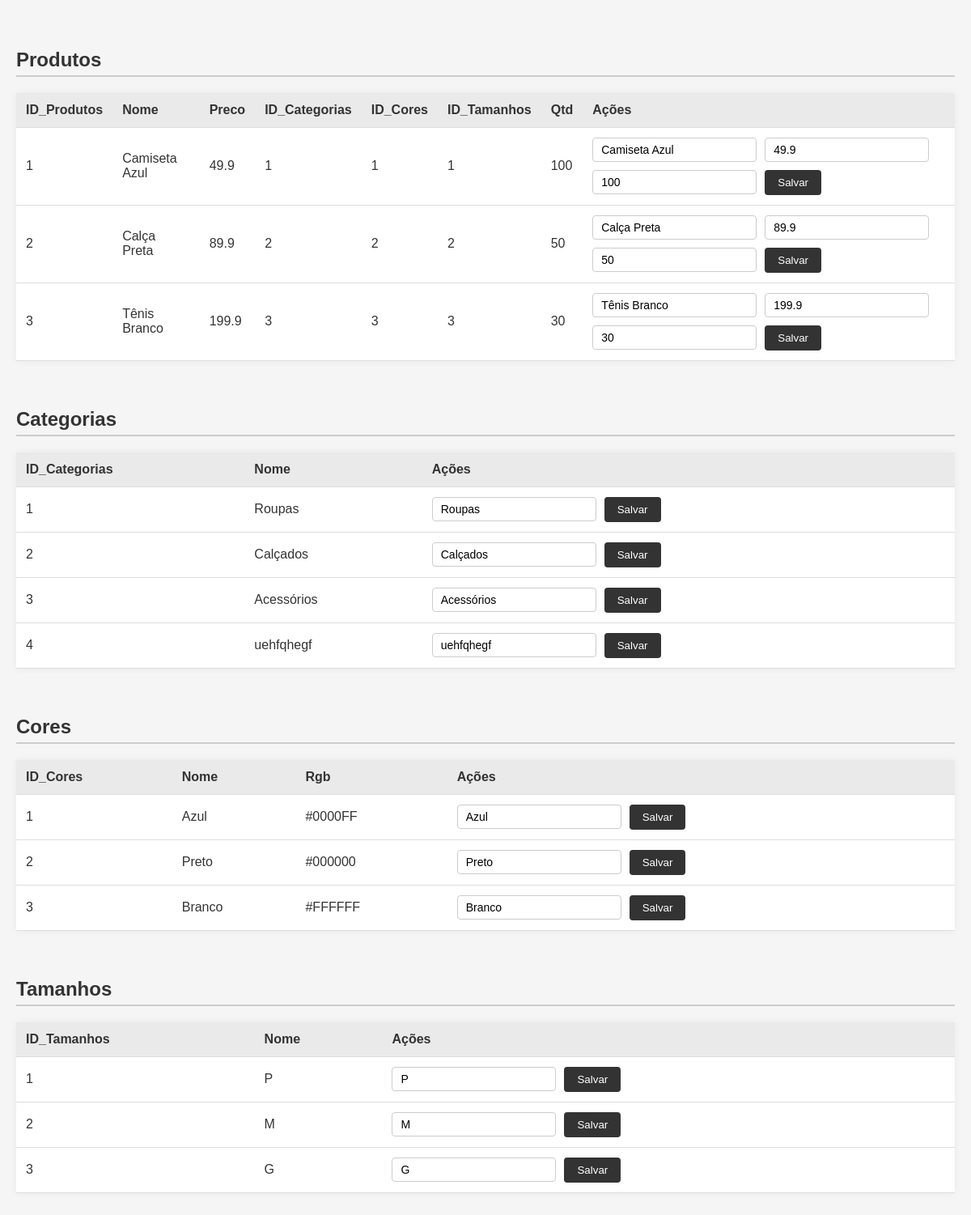
/public/estoque/editarProduto.php, run on an earlier commit of the app's database.
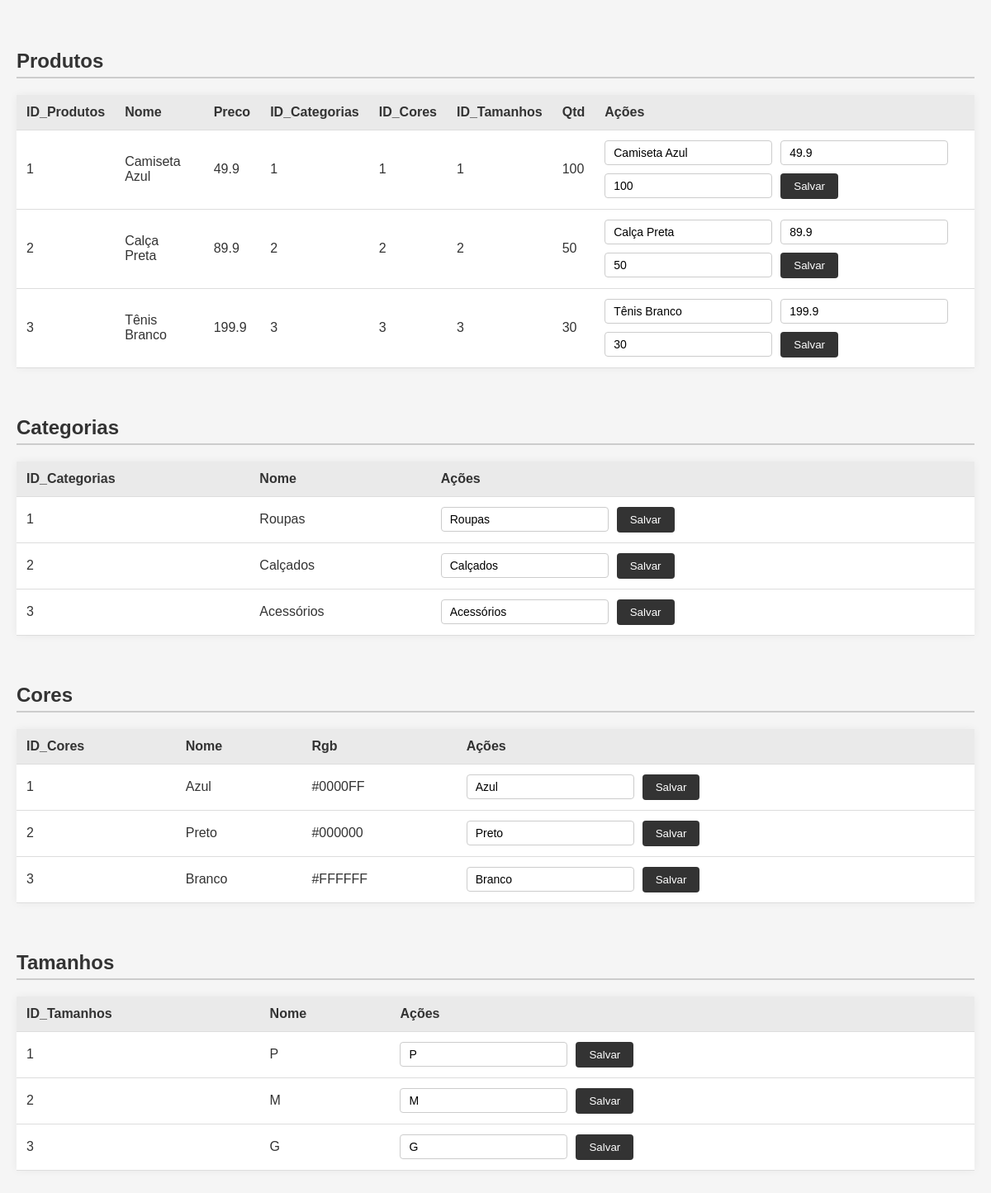
And on a later commit of the database.
### tables this page shows
CREATE TABLE "Produtos" (
   ID_Produtos integer primary key,
   Nome varchar (100) not null,
   Preco real not null,
   ID_Categorias integer not null,
   ID_Cores integer not null,
   ID_Tamanhos integer not null,
   Qtd integer not null default 0
);

CREATE TABLE Categorias (
   ID_Categorias integer primary key,
   Nome text not null unique
);

CREATE TABLE Cores (
   ID_Cores integer primary key,
   Nome text not null unique,
   Rgb text
);

CREATE TABLE Tamanhos (
   ID_Tamanhos integer primary key,
   Nome text not null unique
);

### public/estoque/editarProduto.php (the view, shortened to what this page needs)
<?php
require_once '../conexao/conexao.php';
?>
<!DOCTYPE html>
<html lang="pt-BR">
<head>
</head>
<body>
  <div class="container">
    <?php
    $tabelas = ['Produtos', 'Categorias', 'Cores', 'Tamanhos'];
    foreach ($tabelas as $tabela) {
        echo "<h2>$tabela</h2>";
        $stmt = $conexao->query("SELECT * FROM $tabela");
        $registros = $stmt->fetchAll(PDO::FETCH_ASSOC);
        if ($registros) {
            echo "<table>";
            echo "<tr>";
            foreach (array_keys($registros[0]) as $coluna) {
                echo "<th>$coluna</th>";
            }
            echo "<th>Ações</th></tr>";
            foreach ($registros as $registro) {
                echo "<tr>";
                foreach ($registro as $valor) {
                    echo "<td>" . htmlspecialchars($valor) . "</td>";
                }
                echo "<td><form method='POST'>";
                if ($tabela === 'Produtos') {
                    echo "<input type='text' name='nome' value='" . htmlspecialchars($registro['Nome']) . "' required>";
                    echo "<input type='number' step='0.01' name='preco' value='" . $registro['Preco'] . "' required>";
                    echo "<input type='number' name='qtd' value='" . $registro['Qtd'] . "' required>";
                } elseif (in_array($tabela, ['Categorias', 'Cores', 'Tamanhos'])) {
                    echo "<input type='text' name='nome' value='" . htmlspecialchars($registro['Nome']) . "' required>";
                }
                echo "<button type='submit' name='editar'>Salvar</button>";
                echo "</form></td>";
                echo "</tr>";
            }
            echo "</table><br>";
        } else {
            echo "<p>Nenhum registro encontrado para $tabela.</p>";
        }
    }
    ?>
  </div>
</body>
</html>

What changed in the data, as far as the page shows it:
removed categorias: ID_Categorias "4", Nome "uehfqhegf", nome "uehfqhegf"
